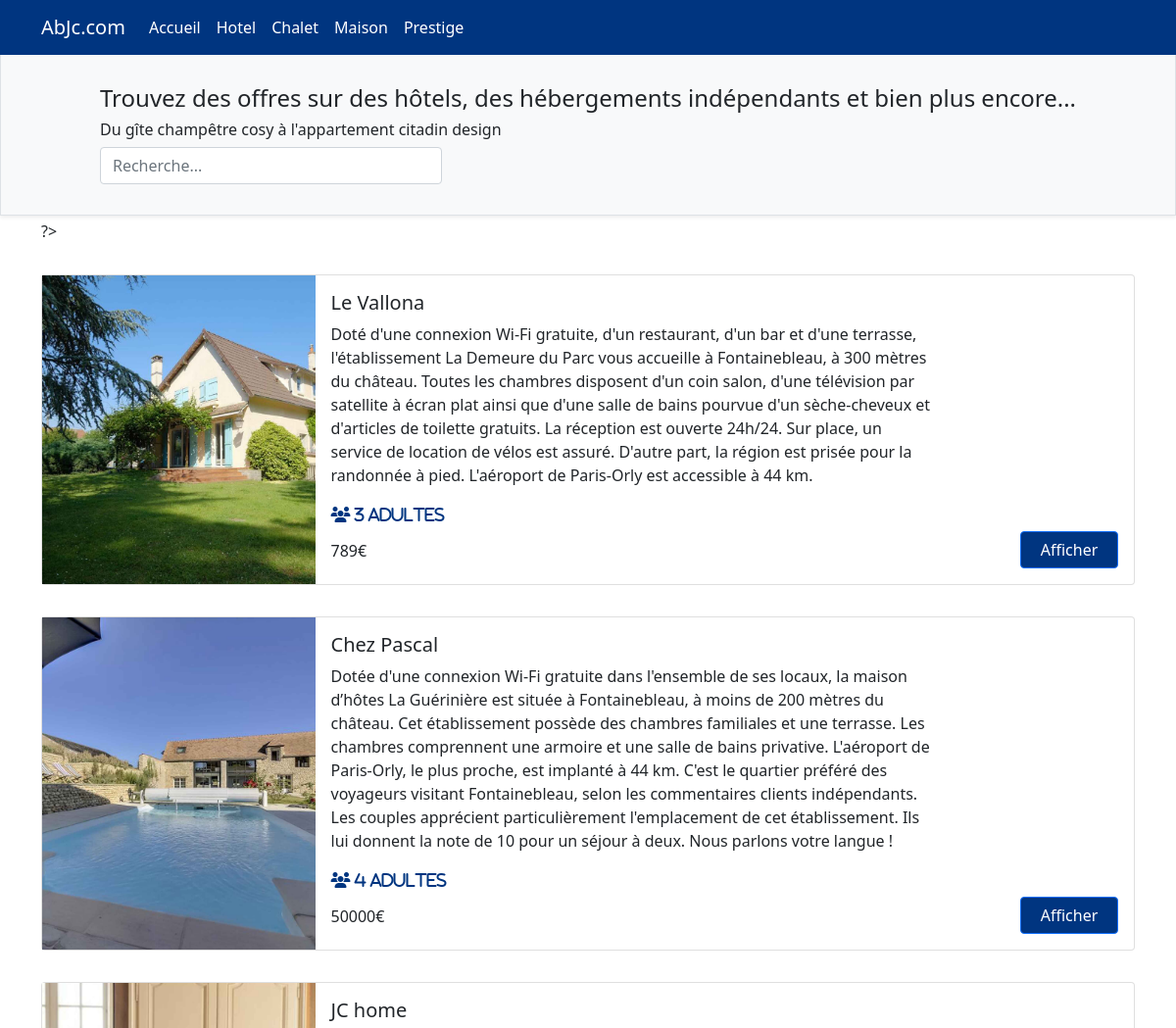
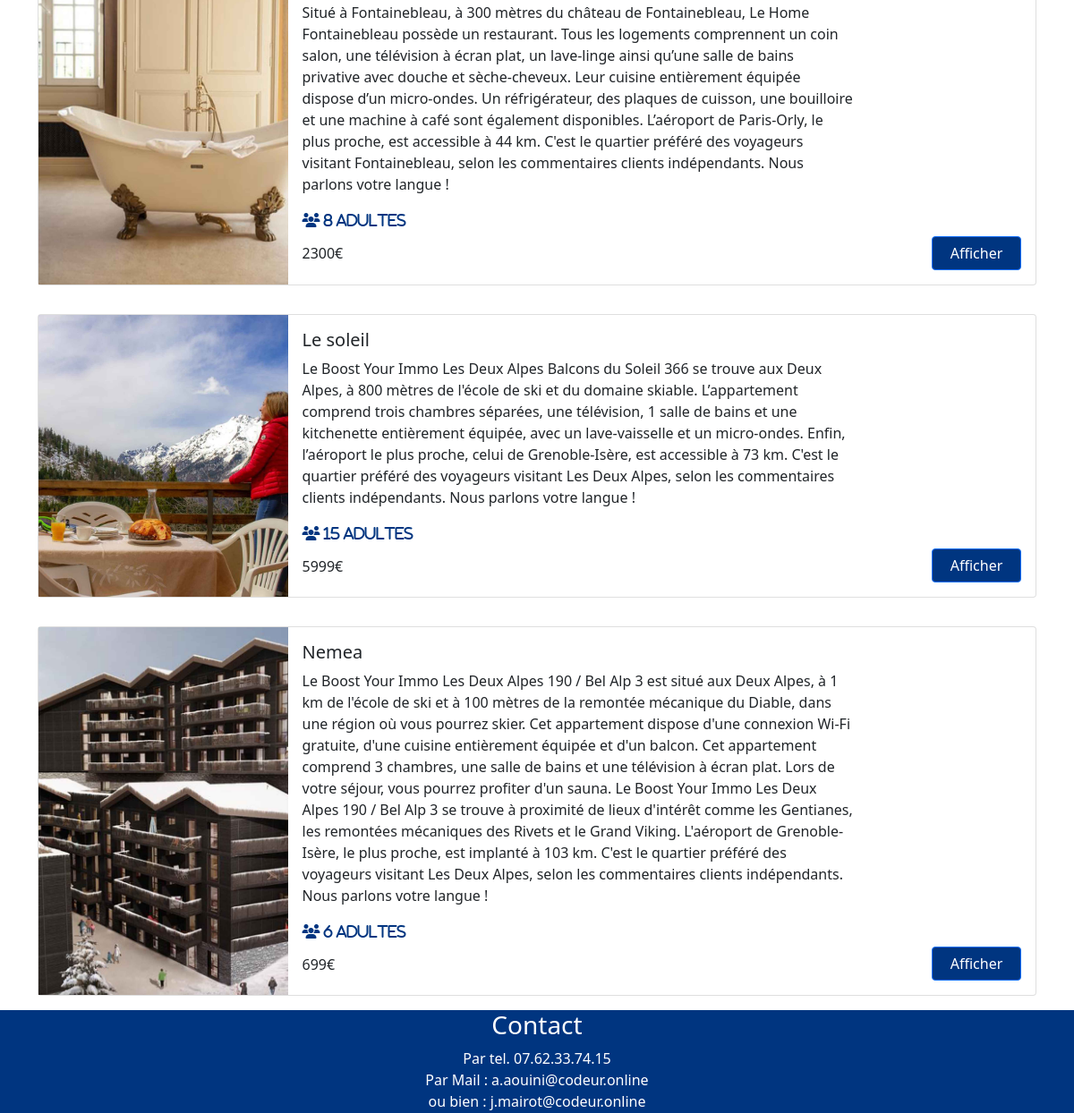
Screenshot of /marseille.php?result=Prestige with the database file from the repository (2 pictures, top to bottom).
### tables this page shows
CREATE TABLE `gite` (
  `id_gite` int(11) NOT NULL,
  `name` varchar(255) DEFAULT NULL,
  `image_rect_1` varchar(255) DEFAULT NULL,
  `image_rect_2` varchar(255) DEFAULT NULL,
  `image_rect_3` varchar(255) DEFAULT NULL,
  `localisation` varchar(255) DEFAULT NULL,
  `description` text DEFAULT NULL,
  `spec` varchar(255) DEFAULT NULL,
  `nbr_couchage` int(11) DEFAULT NULL,
  `prix` int(11) DEFAULT NULL,
  `image_carre` varchar(255) DEFAULT NULL,
  `categorie` varchar(255) NOT NULL
);

### marseille.php (the view, shortened to what this page needs)
<?php
$pdo=getPdo();
$gites=$pdo->query("SELECT * FROM gite WHERE localisation LIKE 'marseille' ORDER BY id_gite DESC");
if(isset($_GET['result']) && !empty($_GET['result'])){
    $result = htmlspecialchars($_GET['result']);
    $gites=$pdo->query("SELECT * FROM gite WHERE categorie LIKE '%". $result ."%' OR localisation LIKE '%". $result ."%' ORDER BY id_gite DESC");
}
include('inc/header.php');
?>
?>
<?php if($gites->rowCount()>0){?>
    <?php foreach ($gites as $gite): extract($gite) ?>
        <div class="etiquette">
            <div class="card mb-3" style="max-width: 100%;">
                <div class="row g-0">
                    <div class="col-md-3">
                        <div class="imgSizeSquare" style="background-image:  url(<?=$image_rect_1?>);"></div>
                    </div>
                    <div class="col-md-7">
                        <div class="card-body sleep">
                            <h5 class="card-title"><?=$name?></h5>
                            <p class="card-text"><?=$description?></p>
                            <p class="card-text"><i class="fas fa-users"> <?=$nbr_couchage?> Adultes</i></p>
                            <h6><?=$prix?>€</h6>
                        </div>
                    </div>
                    <div class="col-md-2">
                        <div class="card-body btnAdmin">
                        <a href="reservation.php?id_gite=<?= $id_gite ?>" class="btn btn-primary">Afficher</button></a>
                        </div>
                    </div>
                </div>
            </div>
        </div>
    <?php endforeach ?>
    <?php }else{?>
    <h3>Aucun resultat pour : <?= $result ?>...</h3>
<?php } ?>
<?php include('inc/footer.php');?>

### asset/css/gite_etiquette.css (style rules this page uses)
.imgSizeSquare { background-size: cover; height: 100%; width: 100%; }
.sleep p i { color: var(--navColorBlue); }
.etiquette { margin-top: 2rem; }
.btnAdmin { display: flex; justify-content: flex-end; align-items: flex-end; height: 100%; }
.btnAdmin .btn { width: 100px; margin-top: 5px; margin-left: 5px; background: var(--navColorBlue); }

### asset/css/nav.css (style rules this page uses)
body { position: relative; }

### asset/css/variable.css (style rules this page uses)
:root { --navColorBlue: #003580; }

### rows the page displays
gite: image_rect_1 (picture), name "Le Vallona", description "Doté d'une connexion Wi-Fi gratuite, d'un restaurant, d'un bar et d'une terrasse, l'établissement La Demeure du Parc vous accueille à Fontainebleau, à 300 mètres du château. Toutes les chambres disposent d'un coin salon, d'une télévision par satellite à écran plat ainsi que d'une salle de bains pourvue d'un sèche-cheveux et d'articles de toilette gratuits. La réception est ouverte 24h/24. Sur place, un service de location de vélos est assuré. D'autre part, la région est prisée pour la randonnée à pied. L'aéroport de Paris-Orly est accessible à 44 km.", nbr_couchage "3", prix "789"
gite: image_rect_1 (picture), name "Chez Pascal", description "Dotée d'une connexion Wi-Fi gratuite dans l'ensemble de ses locaux, la maison d’hôtes La Guérinière est située à Fontainebleau, à moins de 200 mètres du château. Cet établissement possède des chambres familiales et une terrasse. Les chambres comprennent une armoire et une salle de bains privative. L'aéroport de Paris-Orly, le plus proche, est implanté à 44 km. C'est le quartier préféré des voyageurs visitant Fontainebleau, selon les commentaires clients indépendants. Les couples apprécient particulièrement l'emplacement de cet établissement. Ils lui donnent la note de 10 pour un séjour à deux. Nous parlons votre langue !", nbr_couchage "4", prix "50000"
gite: image_rect_1 (picture), name "JC home", description "Situé à Fontainebleau, à 300 mètres du château de Fontainebleau, Le Home Fontainebleau possède un restaurant. Tous les logements comprennent un coin salon, une télévision à écran plat, un lave-linge ainsi qu’une salle de bains privative avec douche et sèche-cheveux. Leur cuisine entièrement équipée dispose d’un micro-ondes. Un réfrigérateur, des plaques de cuisson, une bouilloire et une machine à café sont également disponibles. L’aéroport de Paris-Orly, le plus proche, est accessible à 44 km. C'est le quartier préféré des voyageurs visitant Fontainebleau, selon les commentaires clients indépendants. Nous parlons votre langue !", nbr_couchage "8", prix "2300"
gite: image_rect_1 (picture), name "Le soleil", description "Le Boost Your Immo Les Deux Alpes Balcons du Soleil 366 se trouve aux Deux Alpes, à 800 mètres de l'école de ski et du domaine skiable. L’appartement comprend trois chambres séparées, une télévision, 1 salle de bains et une kitchenette entièrement équipée, avec un lave-vaisselle et un micro-ondes. Enfin, l’aéroport le plus proche, celui de Grenoble-Isère, est accessible à 73 km. C'est le quartier préféré des voyageurs visitant Les Deux Alpes, selon les commentaires clients indépendants. Nous parlons votre langue !", nbr_couchage "15", prix "5999"
gite: image_rect_1 (picture), name "Nemea", description "Le Boost Your Immo Les Deux Alpes 190 / Bel Alp 3 est situé aux Deux Alpes, à 1 km de l'école de ski et à 100 mètres de la remontée mécanique du Diable, dans une région où vous pourrez skier. Cet appartement dispose d'une connexion Wi-Fi gratuite, d'une cuisine entièrement équipée et d'un balcon. Cet appartement comprend 3 chambres, une salle de bains et une télévision à écran plat. Lors de votre séjour, vous pourrez profiter d'un sauna. Le Boost Your Immo Les Deux Alpes 190 / Bel Alp 3 se trouve à proximité de lieux d'intérêt comme les Gentianes, les remontées mécaniques des Rivets et le Grand Viking. L'aéroport de Grenoble-Isère, le plus proche, est implanté à 103 km. C'est le quartier…", nbr_couchage "6", prix "699"
